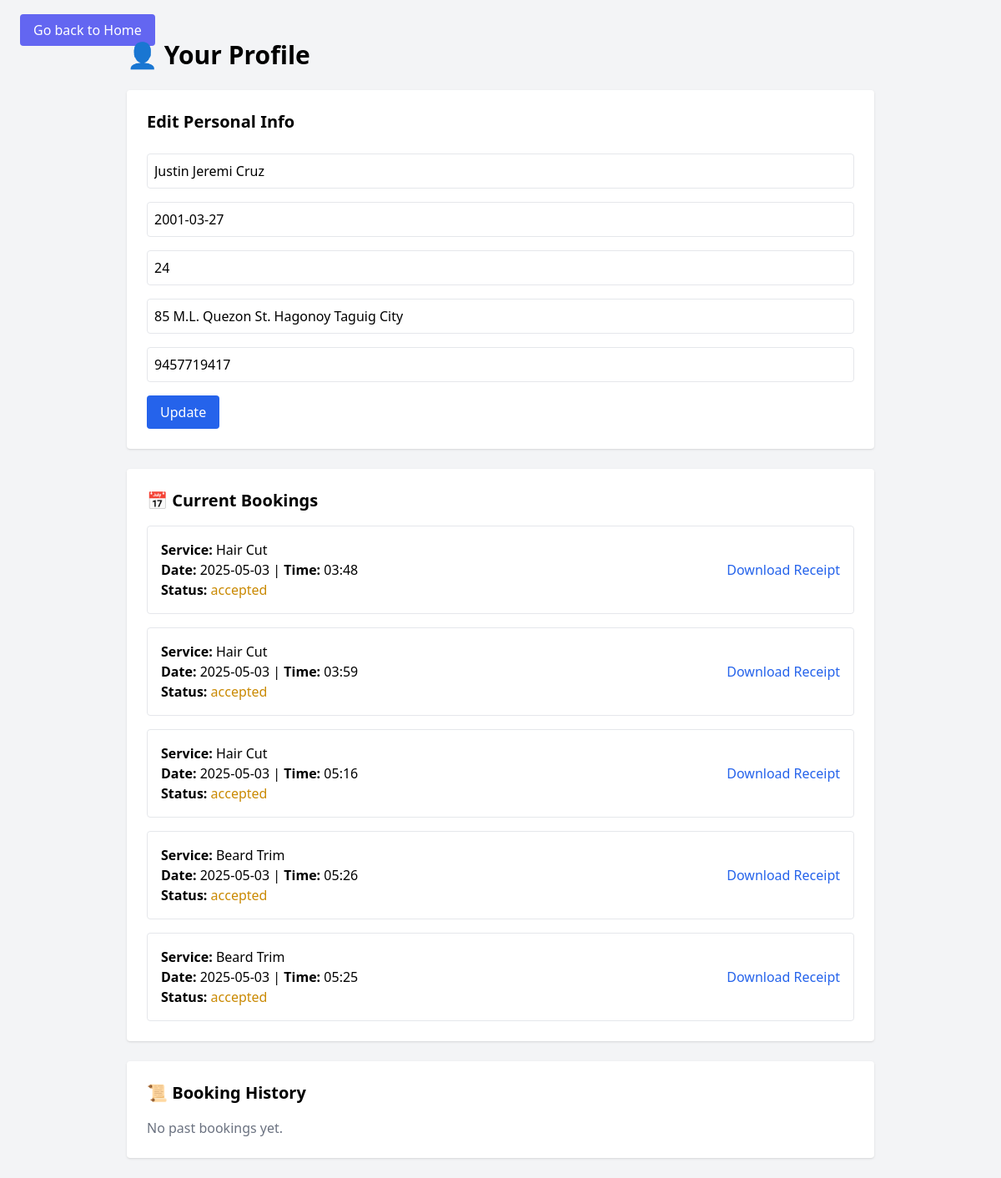
Page /profile (signed in) on the committed database.
### app/models.py (models this page shows, shortened)
class User(UserMixin, db.Model):
    id = db.Column(db.Integer, primary_key=True)
    full_name = db.Column(db.String(150), nullable=False)
    birthdate = db.Column(db.String(20), nullable=False)
    age = db.Column(db.Integer, nullable=False)
    address = db.Column(db.String(200), nullable=False)
    contact = db.Column(db.String(50), nullable=False)
    email = db.Column(db.String(100), unique=True, nullable=False)
    password = db.Column(db.String(200), nullable=False)
    is_admin = db.Column(db.Boolean, default=False)
    bookings = db.relationship('Booking', backref='user', lazy=True)

class Booking(db.Model):
    id = db.Column(db.Integer, primary_key=True)
    user_id = db.Column(db.Integer, db.ForeignKey('user.id'), nullable=False)
    service = db.Column(db.String(100))  # Name of the service
    date = db.Column(db.String(20))
    time = db.Column(db.String(20))
    order_code = db.Column(db.String(10), unique=True)
    status = db.Column(db.String(20), default='pending')
    timestamp = db.Column(db.DateTime, default=datetime.utcnow)
    payment_status = db.Column(db.String(20), default='unpaid')

### app/routes.py (the view, shortened to what this page needs)
@main.route('/profile', methods=['GET', 'POST'])
@login_required
def profile():
    bookings = Booking.query.filter_by(user_id=current_user.id).order_by(Booking.date.desc()).all()
    active = [b for b in bookings if b.status != 'paid']
    history = [b for b in bookings if b.status == 'paid']
    return render_template('profile.html', active_bookings=active, history=history)

### app/routes.py (called while the page is built)
@login_manager.user_loader
def load_user(user_id):
    return User.query.get(int(user_id))

### app/templates/profile.html (shortened to what this page needs)
<!DOCTYPE html>
<html lang="en">
<head>
  <script src="https://cdn.tailwindcss.com"></script>
</head>
<body class="bg-gray-100 p-6">
    <a href="{{ url_for('main.base') }}" class="bg-indigo-500 text-white px-4 py-2 rounded hover:bg-indigo-600 justify-center">
        Go back to Home
      </a>
  <div class="max-w-4xl mx-auto">
    <h1 class="text-3xl font-bold mb-6">👤 Your Profile</h1>
    <form method="POST" class="bg-white p-6 rounded shadow mb-6 grid gap-4">
      <h2 class="text-xl font-semibold mb-2">Edit Personal Info</h2>
      <input name="full_name" value="{{ current_user.full_name }}" class="p-2 border rounded" placeholder="Full Name">
      <input name="birthdate" value="{{ current_user.birthdate }}" class="p-2 border rounded" placeholder="Birthdate">
      <input name="age" value="{{ current_user.age }}" class="p-2 border rounded" placeholder="Age">
      <input name="address" value="{{ current_user.address }}" class="p-2 border rounded" placeholder="Address">
      <input name="contact" value="{{ current_user.contact }}" class="p-2 border rounded" placeholder="Contact Number">
      <button class="bg-blue-600 text-white px-4 py-2 rounded hover:bg-blue-700 w-fit">Update</button>
    </form>
    <div class="bg-white p-6 rounded shadow mb-6">
      <h2 class="text-xl font-semibold mb-4">📅 Current Bookings</h2>
      {% if active_bookings %}
        <ul class="space-y-4">
          {% for b in active_bookings %}
          <li class="border p-4 rounded flex justify-between items-center">
            <div>
              <p><strong>Service:</strong> {{ b.service }}</p>
              <p><strong>Date:</strong> {{ b.date }} | <strong>Time:</strong> {{ b.time }}</p>
              <p><strong>Status:</strong> <span class="text-yellow-600">{{ b.status }}</span></p>
            </div>
            {% if b.status != 'paid' %}
            <a href="{{ url_for('main.receipt', order_code=b.order_code) }}"
               class="text-blue-600 hover:underline">Download Receipt</a>
            {% endif %}
          </li>
          {% endfor %}
        </ul>
      {% else %}
        <p class="text-gray-500">No active bookings.</p>
      {% endif %}
    </div>
    <div class="bg-white p-6 rounded shadow">
      <h2 class="text-xl font-semibold mb-4">📜 Booking History</h2>
      {% if history %}
        <ul class="space-y-4">
          {% for b in history %}
          <li class="border p-4 rounded">
            <p><strong>Service:</strong> {{ b.service }}</p>
            <p><strong>Date:</strong> {{ b.date }} | <strong>Time:</strong> {{ b.time }}</p>
            <p><strong>Status:</strong> <span class="text-green-600">{{ b.status }}</span></p>
          </li>
          {% endfor %}
        </ul>
      {% else %}
        <p class="text-gray-500">No past bookings yet.</p>
      {% endif %}
    </div>
  </div>
</body>
</html>

### rows in the picture
User: full_name "Justin Jeremi Cruz", birthdate "2001-03-27", age "24", address "85 M.L. Quezon St. Hagonoy Taguig City", contact "9457719417"
Booking: service "Hair Cut", date "2025-05-03", time "03:48", status "accepted"
Booking: service "Hair Cut", date "2025-05-03", time "03:59", status "accepted"
Booking: service "Hair Cut", date "2025-05-03", time "05:16", status "accepted"
Booking: service "Beard Trim", date "2025-05-03", time "05:26", status "accepted"
Booking: service "Beard Trim", date "2025-05-03", time "05:25", status "accepted"
